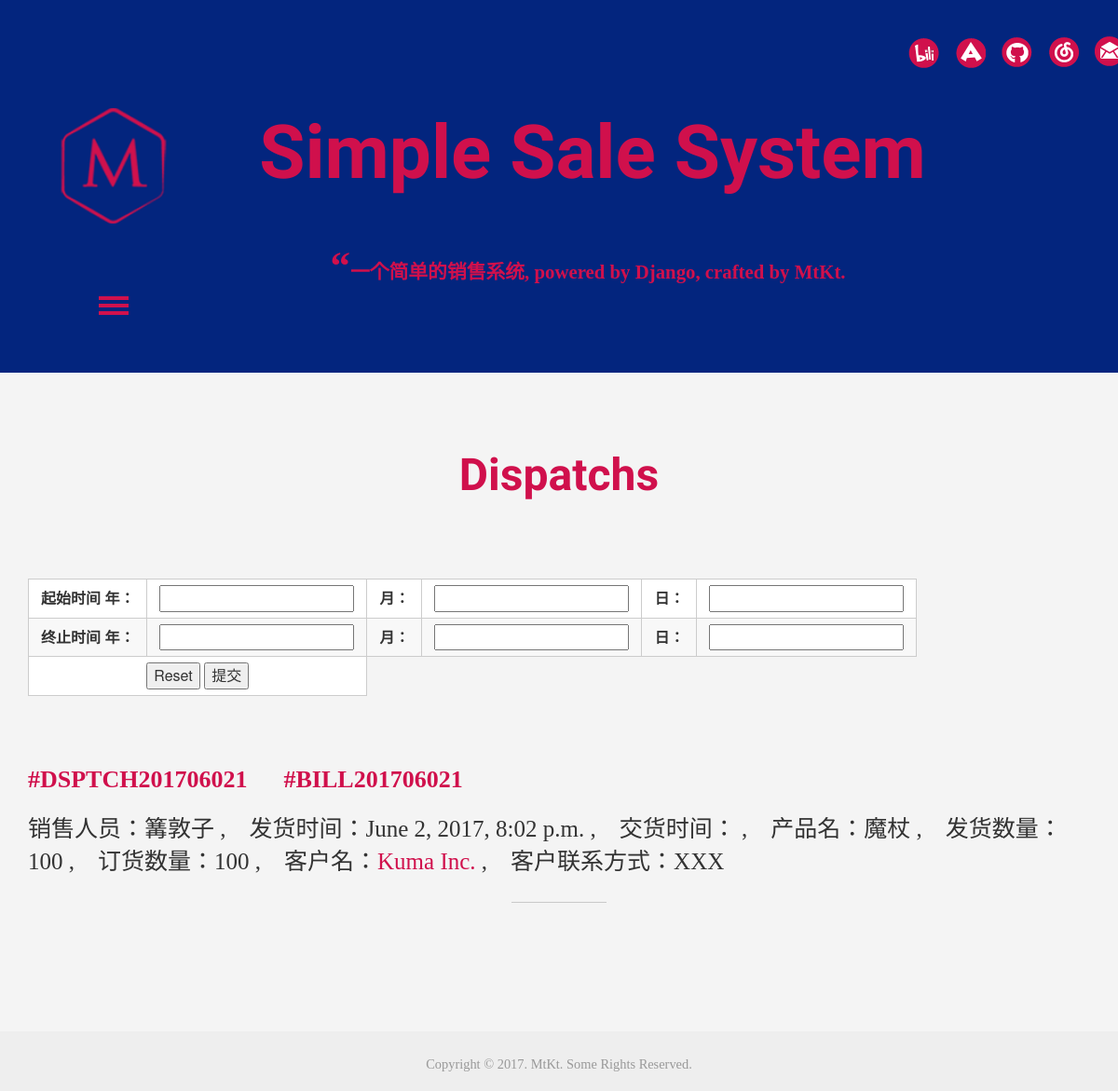
/dispatchs/, run on the app's committed database.
### i_m/models.py (models this page shows, shortened)
class Dispatch(models.Model):
    STATUS = {
        0:u'已审阅',
        1:u'草稿'
    }
    sales_name = models.ForeignKey(Staff, verbose_name=u'销售人员', on_delete=models.CASCADE)
    company_name = models.ForeignKey(Company, verbose_name=u'公司', on_delete=models.CASCADE)
    bill = models.OneToOneField(Bill, verbose_name=u'订单', on_delete=models.CASCADE)
    create_time = models.DateTimeField('创建时间', auto_now_add=True)
    dispatch_time = models.DateTimeField('发货时间', auto_now_add=False)
    dispatch_status = models.IntegerField('单证状态', default=0, choices=STATUS.items())
    product_name = models.CharField('货物名称', max_length = 40)
    quantity = models.IntegerField('交货数量')
    def get_absolute_url(self):
        return reverse('i_m:dispatch', kwargs={'dispatch_id': self.id})

class Bill(models.Model):
    STATUS = {
        0:u'已审阅',
        1:u'草稿'
    }
    sales_name = models.ForeignKey(Staff, verbose_name=u'销售人员', on_delete=models.CASCADE)
    company_name = models.ForeignKey(Company, verbose_name=u'公司', on_delete=models.CASCADE)
    create_time = models.DateTimeField('创建时间', auto_now_add=True)
    deliver_time = models.DateTimeField('交货时间', auto_now_add=False)
    bill_status = models.IntegerField('单证状态', default=0, choices=STATUS.items())
    product_name = models.CharField('货物名称', max_length = 40)
    quantity = models.IntegerField('需求数量')
    '''def save(self, *args, **kwargs):
        self.company_id = 'BILL'+str(self.create_time)+str(self.pk)
        super().save(*args, **kwargs)'''
    def get_absolute_url(self):
        return reverse('i_m:bill', kwargs={'bill_id': self.id})

class Staff(models.Model):
    user = models.OneToOneField(User, on_delete=models.CASCADE)
    name = models.CharField('姓名',max_length = 40)
    department = models.CharField('部门',max_length = 40)
    position = models.CharField('职位',max_length = 40)
    tel = models.CharField('联系方式',max_length = 40)
    create_time = models.DateTimeField('入职时间', auto_now_add=True)
    '''def save(self, *args, **kwargs):
        self.staff_id = 'STF'+self.pk
        super().save(*args, **kwargs)'''
    def __str__(self):
        return self.name

class Company(models.Model):
    LEVEL = {
        0:u'A',
        1:u'B',
        2:u'C'
    }
    name = models.CharField('名称',max_length = 40)
    contact = models.CharField('负责人',max_length = 40)
    area = models.CharField('地区',max_length = 40)
    tel = models.CharField('联系方式',max_length = 40)
    create_time = models.DateTimeField('录入时间', auto_now_add=True)
    level = models.IntegerField('客户等级', default=0, choices=LEVEL.items())
    '''def save(self, *args, **kwargs):
        self.company_id = 'CSTMR'+self.create_time
        super().save(*args, **kwargs)'''

### i_m/views.py (the view, shortened to what this page needs)
# urls.py: url(r'dispatchs/$', views.dispatchs, name = 'dispatchs'),
def dispatchs(request):
    dispatchs_list = Dispatch.objects.order_by("-create_time")
    context=dict()
    context['ERR']=''
    context['dispatchs_list'] = dispatchs_list
    return render(request,"i_m/dispatchs.html",context)

### i_m/templates/i_m/dispatchs.html (shortened to what this page needs)
{% extends 'i_m/base.html'%}
{%  block content %}
<div id="about" class="about">
   <div class="container">
     <div class="about-top">
     <h3>Dispatchs</h3>
       </div>
     </div>
   </div>
<div class="container">
<div id=form1>
<form action="/dispatchs" method="get" >
    <table>
        <tr>
            <td><label for="txtname">起始时间 年：</label></td>
            <td><input type="text" id="query" name="year_from" /></td>
            <td><label for="txtname">月：</label></td>
            <td><input type="text" id="query" name="month_from" /></td>
            <td><label for="txtname">日：</label></td>
            <td><input type="text" id="query" name="day_from" /></td>
        </tr>
        <tr>
            <td><label for="txtname">终止时间 年：</label></td>
            <td><input type="text" id="query" name="year_to" /></td>
            <td><label for="txtname">月：</label></td>
            <td><input type="text" id="query" name="month_to" /></td>
            <td><label for="txtname">日：</label></td>
            <td><input type="text" id="query" name="day_to" /></td>
        </tr>
        <tr>
            <td colspan=2>
                <input type="reset" />
                <input type="submit" value="提交"/>
            </td>
        </tr>
    </table>
</form>
</div>
<br><br>
{% for dispatch in dispatchs_list %}
    {% autoescape off %}
      <article>
        <header>
          <h5 class="title-link">
            <div style="color: #D0104C;">
            <a href="{{dispatch.get_absolute_url }}"><b>#DSPTCH{{dispatch.create_time|date:"Ymd" }}{{dispatch.id}}</b></a>
            <a href="{{dispatch.bill.get_absolute_url }}"><b>#BILL{{dispatch.bill.create_time|date:"Ymd" }}{{dispatch.bill.id}}</b></a>
          </h5>
          <p>销售人员：{{dispatch.sales_name}} ,&emsp;发货时间：{{dispatch.dispatch_time}} ,&emsp;交货时间：{{dispatch.bill.diliever_time}} ,&emsp;产品名：{{dispatch.product_name}} ,&emsp;发货数量：{{dispatch.quantity}} ,&emsp;订货数量：{{dispatch.bill.quantity}} ,&emsp;客户名：<a href="{{bill.company_name.get_absolute_url }}">{{dispatch.company_name.name}}</a> ,&emsp;客户联系方式：{{dispatch.company_name.tel}}
          <i class="strp"></i>
          </p>
        <br>
      </article>
    {% endautoescape %}
{% endfor %}
</div>
{%  endblock %}

### i_m/static/article/css/style.css (style rules this page uses)
h4, h5, h6, h1, h2, h3 { margin: 0; }
p { margin: 0; }
html, body { font-size: 100%; background: #F4F4F4; overflow-x:hidden; }
body a { transition:0.5s all; -webkit-transition:0.5s all; -moz-transition:0.5s all; -o-transition:0.5s all; -ms-transition:0.5s all; text-decoration:none; }
.about { padding:4em 0; }
.about-top { text-align:center; }
.about-top h3 { color:#d0104c; font-size:3em; font-family: 'Fugaz One', cursive; }
i.strp { display:block; background:#C9C9C9; margin:1em auto 3em auto; width:9%; height:1px; }

### i_m/static/article/css/lightbox.css (style rules this page uses)
body:after { content: url(../images/close.png)url(../images/prev.png) url(../images/next.png); display: none; }

### i_m/static/article/css/md5.css (style rules this page uses)
a { color: #D0104C; }
h2, h3, h4, h5, h6 { margin: 20px 0 20px; padding: 0; font-weight: bold; -webkit-font-smoothing: antialiased; cursor: text; position: relative; }
h3 { font-size: 28px; font-family: Palatino,Georgia,Cambria,'宋体-简','华文中宋','宋体',Serif; }
h5 { font-size: 26px; font-family: Palatino,Georgia,Cambria,'宋体-简','华文中宋','宋体',Serif; }
p, blockquote, ul, ol, dl, li { font-size: 25px; margin: 3px 0; font-family: Palatino,Georgia,Cambria,'宋体-简','华文中宋','宋体',Serif; }
table { padding: 0; }
table tr { border-top: 1px solid #cccccc; background-color: white; margin: 0; padding: 0; }
table tr:nth-child(2n) { background-color: #f8f8f8; }
table tr td { border: 1px solid #cccccc; text-align: center; margin: 0; padding: 6px 13px; }
table tr th :first-child, table tr td :first-child { margin-top: 0; }
table tr th :last-child, table tr td :last-child { margin-bottom: 0; }

### i_m/templates/i_m/dispatchs.html (style rules this page uses)
form { text-align:center; }
table { text-align:center; }

### data on the page
Dispatch: create_time "20170602", id "1", bill.create_time "20170602", bill.id "1", sales_name "篝敦子", dispatch_time "June 2, 2017, 8:02 p.m.", product_name "魔杖", quantity "100", bill.quantity "100", company_name.name "Kuma Inc.", company_name.tel "XXX"
